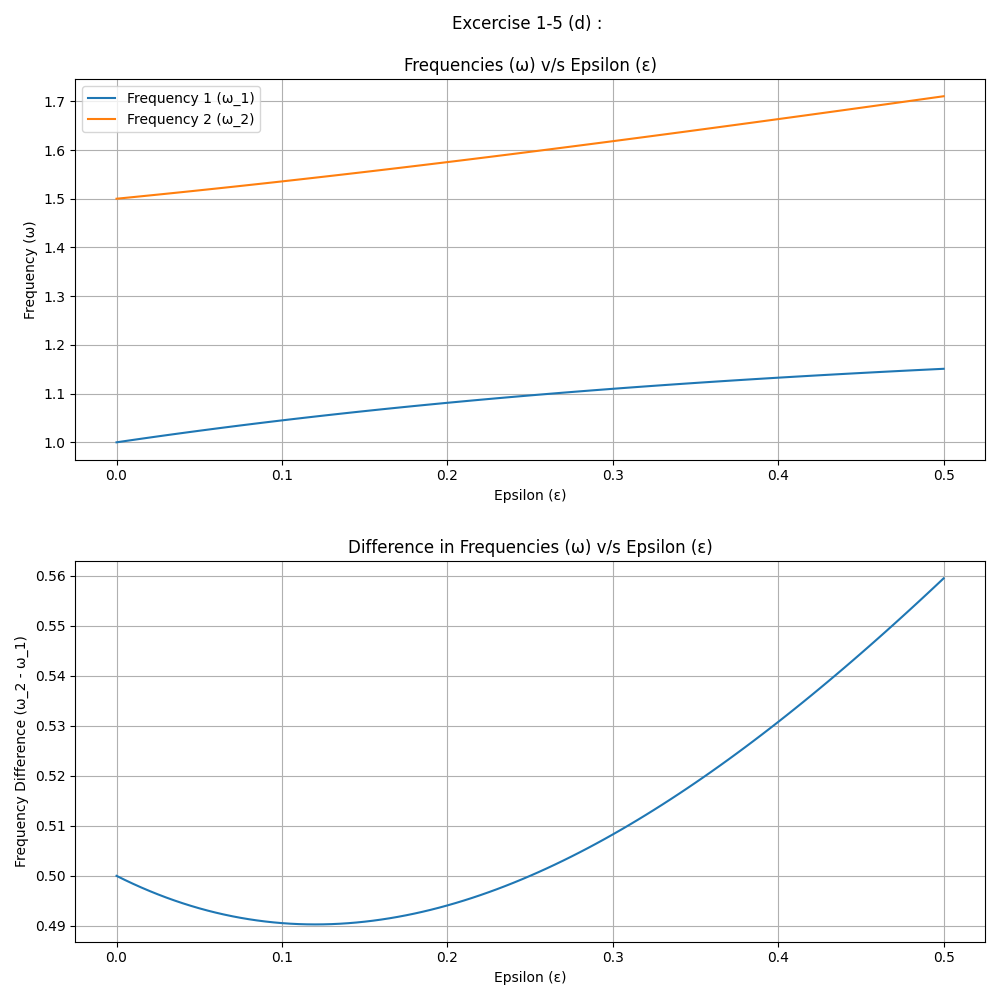

Write Python code to recreate this figure.
'''
Filename: e_5_d.py
Date Created: 10/27/2025
Created by: Archit Jain
Email: architj@uw.edu
Student No: 2426587
Description: Excercise 1-5: (d)
Consider the system of weakly coupled pendulua (equations below).
Both pendula are mounted to a board that is placed on rollers,
so that it can move from side to side, slightly.
 θ1'' = -ω_1^2 * θ1 + ε*(θ2 - θ1)
 θ2'' = -ω_2^2 * θ2 + ε*(θ1 - θ2)
Now, assume that ω1 = 1 and ω2 = 1.5.
Increase ε from 0 to 0.5 (in increments of 0.005),
and compute the eigenvalues of the system of equations.
Plot the two frequencies as a function of ε.
Now plot the difference of the two frequencies against ε.
'''

# Importing libraries
import numpy as np                      # for arrays data storage
import matplotlib.pyplot as plt         # for plotting graphs


# Defining omega constants (Given)
ω_1 = 1
ω_2 = 1.5
ω_1_square = ω_1**2
ω_2_square = ω_2**2

# Create a range for Epsilon (ε) from [0, 0.5] in increment of 0.005
ε = np.arange(0, 0.505, 0.005)

# Initializing two frequency lists to store the frequencies
freq_1 = []
freq_2 = []

# Loop through each ε value to compute and append the frequencies
for epsilon in ε:
    # Define A matrix as [       0          1           0           0
    #                     - (ω_1^2 + ε)     0           ε           0
    #                            0          0           0           1
    #                            ε          0    - (ω_2^2 + ε)      0   ]
    A = np.array([
        [0, 1, 0, 0],
        [-ω_1_square - epsilon, 0, epsilon, 0],
        [0, 0, 0, 1],
        [epsilon, 0, -ω_2_square - epsilon, 0]
    ])
    
    # Computing the the eigenvalues
    eigenvalues = np.linalg.eigvals(A)
    

    # Extract the frequencies from the imaginary part of the eigenvalues
    # By taking the absolute value of the imaginary part to get the positive frequency.
    frequencies = np.abs(eigenvalues.imag)
    
    # There are four eigenvalues, two for each frequency mode.
    # We sort them to consistently track the "lower" and "higher" frequencies.
    unique_frequencies = np.sort(np.unique(frequencies))

    # Appending frequencies to their respectiver lists
    freq_1.append(unique_frequencies[0])
    freq_2.append(unique_frequencies[1])

# Setting plot dimensions 10x10
plt.figure(figsize=(10, 10))

# Plotting the frequencies ω_1 and ω_2
plt.subplot(2, 1, 1)
plt.plot(ε, freq_1, label='Frequency 1 (ω_1)')
plt.plot(ε, freq_2, label='Frequency 2 (ω_2)')
plt.title('Excercise 1-5 (d) : \n\nFrequencies (ω) v/s Epsilon (ε)')
plt.xlabel('Epsilon (ε)')
plt.ylabel('Frequency (ω)')
plt.legend()
plt.grid(True)

# Plotting the difference in frequencies
freq_diff = np.array(freq_2) - np.array(freq_1)

plt.subplot(2, 1, 2)
plt.plot(ε, freq_diff)
plt.title('\nDifference in Frequencies (ω) v/s Epsilon (ε)')
plt.xlabel('Epsilon (ε)')
plt.ylabel('Frequency Difference (ω_2 - ω_1)')
plt.grid(True)

# Display the graph plotted
plt.tight_layout()
plt.show()
